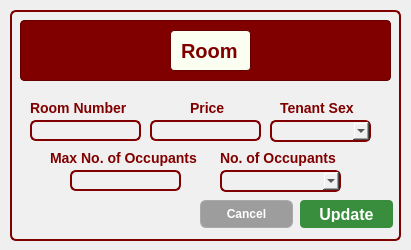
<?xml version="1.0" encoding="UTF-8"?>
<ui version="4.0">
 <class>Dialog</class>
 <widget class="QDialog" name="Dialog">
  <property name="geometry">
   <rect>
    <x>0</x>
    <y>0</y>
    <width>411</width>
    <height>250</height>
   </rect>
  </property>
  <property name="windowTitle">
   <string>Dialog</string>
  </property>
  <widget class="QFrame" name="frame">
   <property name="geometry">
    <rect>
     <x>10</x>
     <y>10</y>
     <width>391</width>
     <height>231</height>
    </rect>
   </property>
   <property name="styleSheet">
    <string notr="true">background-color: rgb(240, 240, 240);
border: 2px solid #800000;
border-radius: 6px;
</string>
   </property>
   <property name="frameShape">
    <enum>QFrame::StyledPanel</enum>
   </property>
   <property name="frameShadow">
    <enum>QFrame::Raised</enum>
   </property>
   <widget class="QFrame" name="frame_3">
    <property name="geometry">
     <rect>
      <x>10</x>
      <y>10</y>
      <width>371</width>
      <height>61</height>
     </rect>
    </property>
    <property name="styleSheet">
     <string notr="true">background-color: #800000;  /* Maroon background */
                border: 1px solid #660000;  /* Darker maroon border */
                border-radius: 4px;
                padding: 5px;
                font-family: 'Times New Roman', serif;  /* Formal font */
                font-size: 14px;
                color: white;</string>
    </property>
    <property name="frameShape">
     <enum>QFrame::StyledPanel</enum>
    </property>
    <property name="frameShadow">
     <enum>QFrame::Raised</enum>
    </property>
    <widget class="QLabel" name="label_2">
     <property name="geometry">
      <rect>
       <x>150</x>
       <y>10</y>
       <width>81</width>
       <height>41</height>
      </rect>
     </property>
     <property name="styleSheet">
      <string notr="true">background-color: rgb(250, 255, 242);
border: 1px solid #660000;
border-radius: 4px;
padding: 5px;
font-family: 'Cal Sans', sans-serif;
font-weight: 700;
font-style: normal;
font-size: 20px;
color: #800000;
text-align: center;
vertical-align: middle;

</string>
     </property>
     <property name="text">
      <string>Room</string>
     </property>
    </widget>
   </widget>
   <widget class="QLineEdit" name="RoomNumberLineEdit">
    <property name="geometry">
     <rect>
      <x>20</x>
      <y>110</y>
      <width>111</width>
      <height>21</height>
     </rect>
    </property>
   </widget>
   <widget class="QLabel" name="label_3">
    <property name="geometry">
     <rect>
      <x>20</x>
      <y>90</y>
      <width>111</width>
      <height>16</height>
     </rect>
    </property>
    <property name="styleSheet">
     <string notr="true">background: none;
    border: none;
    color: #800000;
    font-family: 'Cal Sans', sans-serif;
    font-weight: 700;
    font-style: normal;
    font-size: 14px;</string>
    </property>
    <property name="text">
     <string>Room Number</string>
    </property>
   </widget>
   <widget class="QLineEdit" name="PriceLineEdit">
    <property name="geometry">
     <rect>
      <x>140</x>
      <y>110</y>
      <width>111</width>
      <height>21</height>
     </rect>
    </property>
   </widget>
   <widget class="QLabel" name="label_4">
    <property name="geometry">
     <rect>
      <x>180</x>
      <y>90</y>
      <width>61</width>
      <height>16</height>
     </rect>
    </property>
    <property name="styleSheet">
     <string notr="true">background: none;
    border: none;
    color: #800000;
    font-family: 'Cal Sans', sans-serif;
    font-weight: 700;
    font-style: normal;
    font-size: 14px;</string>
    </property>
    <property name="text">
     <string>Price</string>
    </property>
   </widget>
   <widget class="QLabel" name="label_9">
    <property name="geometry">
     <rect>
      <x>210</x>
      <y>140</y>
      <width>131</width>
      <height>16</height>
     </rect>
    </property>
    <property name="styleSheet">
     <string notr="true">background: none;
    border: none;
    color: #800000;
    font-family: 'Cal Sans', sans-serif;
    font-weight: 700;
    font-style: normal;
    font-size: 14px;</string>
    </property>
    <property name="text">
     <string>No. of Occupants</string>
    </property>
   </widget>
   <widget class="QLabel" name="label_10">
    <property name="geometry">
     <rect>
      <x>270</x>
      <y>90</y>
      <width>81</width>
      <height>16</height>
     </rect>
    </property>
    <property name="styleSheet">
     <string notr="true">background: none;
    border: none;
    color: #800000;
    font-family: 'Cal Sans', sans-serif;
    font-weight: 700;
    font-style: normal;
    font-size: 14px;</string>
    </property>
    <property name="text">
     <string>Tenant Sex</string>
    </property>
   </widget>
   <widget class="QPushButton" name="UpdatepushButton">
    <property name="geometry">
     <rect>
      <x>290</x>
      <y>190</y>
      <width>93</width>
      <height>28</height>
     </rect>
    </property>
    <property name="styleSheet">
     <string notr="true">background-color: #388E3C; /* Darker green */
color: white;
font-family: &quot;Cal Sans&quot;, sans-serif;
font-weight: 700; /* Bold */
font-size: 16px;
border: none;
border-radius: 4px;
padding: 6px 12px;
</string>
    </property>
    <property name="text">
     <string>Update</string>
    </property>
   </widget>
   <widget class="QPushButton" name="CancelpushButton">
    <property name="geometry">
     <rect>
      <x>190</x>
      <y>190</y>
      <width>93</width>
      <height>28</height>
     </rect>
    </property>
    <property name="styleSheet">
     <string notr="true">background: rgb(157, 157, 157);
color: white;
font-family: 'Cal Sans', sans-serif;
font-weight: 500;
font-style: normal;
font-size: 12px;
border: 1px solid rgb(169, 169, 169);
</string>
    </property>
    <property name="text">
     <string>Cancel</string>
    </property>
   </widget>
   <widget class="QComboBox" name="TenantSexComboBox">
    <property name="geometry">
     <rect>
      <x>260</x>
      <y>110</y>
      <width>101</width>
      <height>22</height>
     </rect>
    </property>
   </widget>
   <widget class="QComboBox" name="NoOfOccupantsComboBox">
    <property name="geometry">
     <rect>
      <x>210</x>
      <y>160</y>
      <width>121</width>
      <height>22</height>
     </rect>
    </property>
   </widget>
   <widget class="QLabel" name="label_13">
    <property name="geometry">
     <rect>
      <x>40</x>
      <y>140</y>
      <width>161</width>
      <height>16</height>
     </rect>
    </property>
    <property name="styleSheet">
     <string notr="true">background: none;
    border: none;
    color: #800000;
    font-family: 'Cal Sans', sans-serif;
    font-weight: 700;
    font-style: normal;
    font-size: 14px;</string>
    </property>
    <property name="text">
     <string>Max No. of Occupants</string>
    </property>
   </widget>
   <widget class="QLineEdit" name="MaxNoOccupantsLineEdit">
    <property name="geometry">
     <rect>
      <x>60</x>
      <y>160</y>
      <width>111</width>
      <height>21</height>
     </rect>
    </property>
   </widget>
  </widget>
 </widget>
 <resources/>
 <connections/>
</ui>
